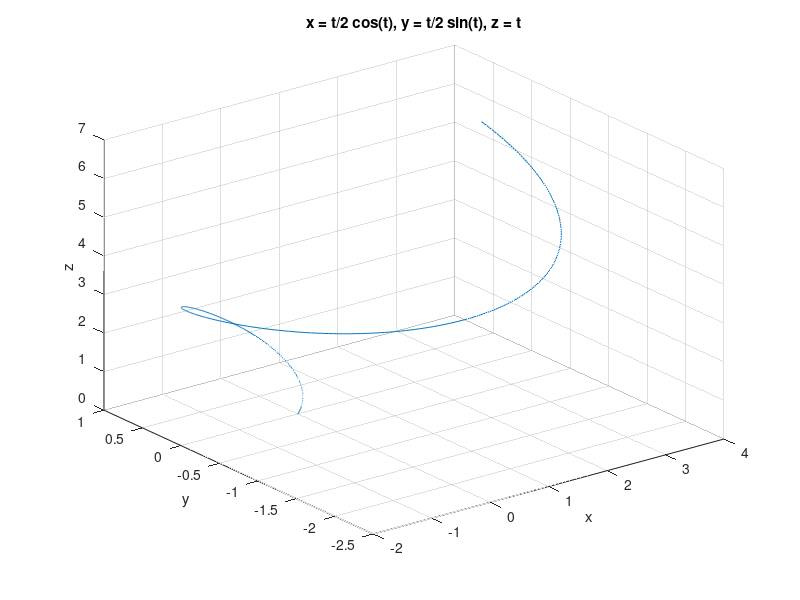
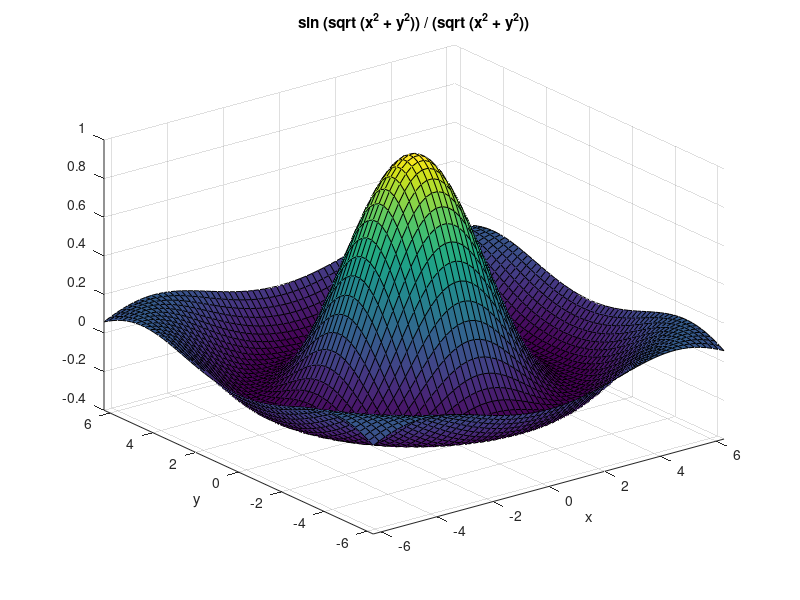
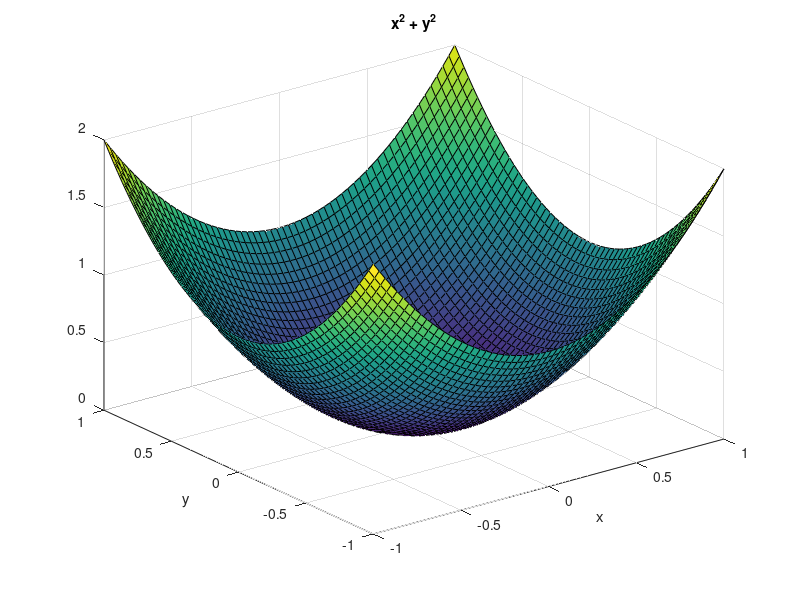
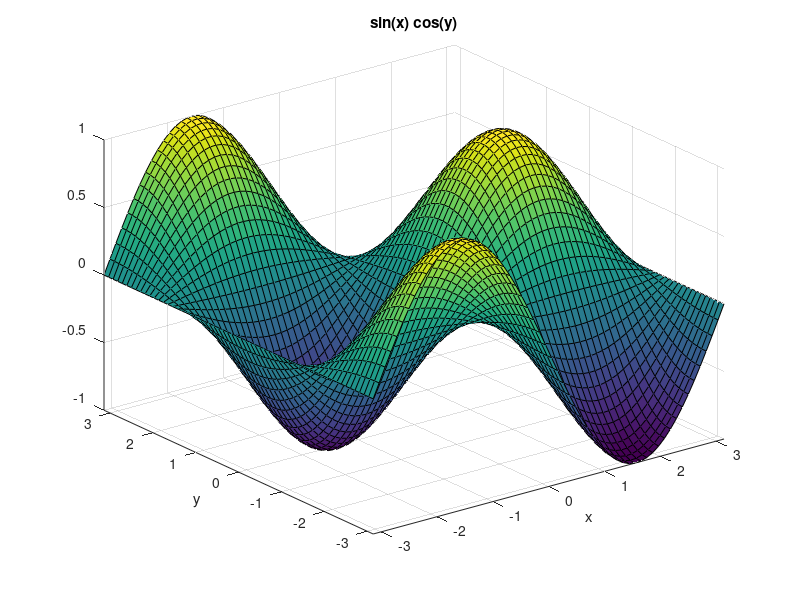

The MATLAB source for these figures, in order:
%% Algunas graficas

figure(1)
ezplot3('t/2*cos(t)','t/2*sin(t)','t')

figure(2)
ezsurf('sin (sqrt (x^2 + y^2)) / (sqrt (x^2 + y^2))')

figure(3)
ezsurf('x^2 + y^2', [-1, 1])

figure(4)
ezsurf('sin(x)*cos(y)',[-pi, pi])

figure(5)
ezsurf('sin(x^2 + y^2)', [-pi/2, pi/2])

figure(6)
ezcontour('sin(x^2 + y^2)', [-pi/2, pi/2])
